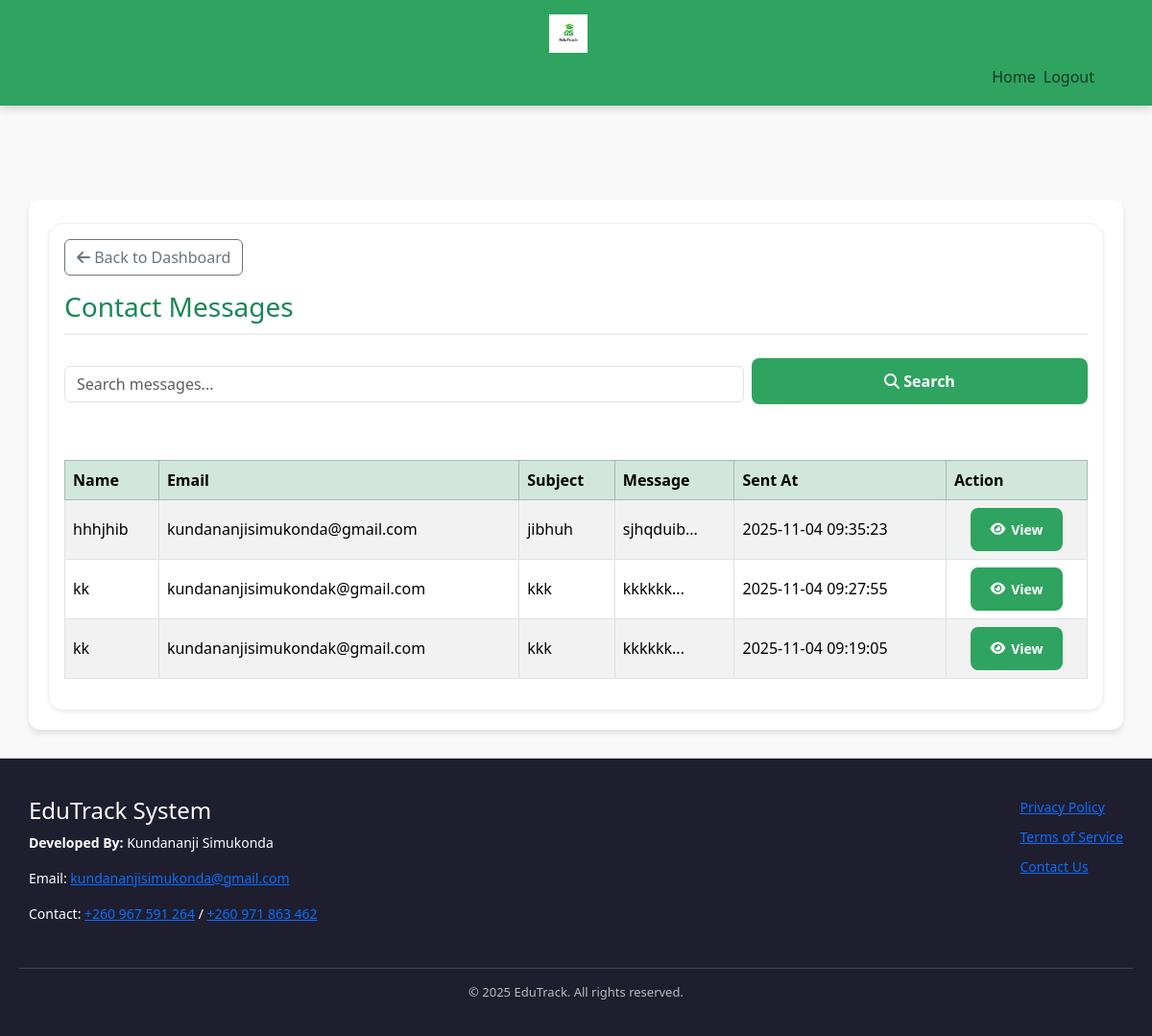
The page /pages/admin/contact_messages.php (signed in) on the database its author committed.
### tables this page shows
CREATE TABLE `contact_messages` (
  `id` int(11) UNSIGNED NOT NULL,
  `name` varchar(255) NOT NULL,
  `email` varchar(255) NOT NULL,
  `subject` varchar(255) NOT NULL,
  `message` text NOT NULL,
  `created_at` timestamp NOT NULL DEFAULT current_timestamp(),
  `updated_at` timestamp NOT NULL DEFAULT current_timestamp() ON UPDATE current_timestamp()
);

### pages/admin/contact_messages.php (the view, shortened to what this page needs)
<?php
require_once '../../includes/db.php';
$search = $_GET['search'] ?? '';
$searchSQL = '';
$params = [];
$stmt = $pdo->prepare("SELECT * FROM contact_messages $searchSQL ORDER BY created_at DESC");
$stmt->execute($params);
$messages = $stmt->fetchAll();
?>
<!DOCTYPE html>
<html lang="en">
<head>
<link href="https://cdn.jsdelivr.net/npm/bootstrap@5.3.2/dist/css/bootstrap.min.css" rel="stylesheet">
<link rel="stylesheet" href="https://cdnjs.cloudflare.com/ajax/libs/font-awesome/6.4.0/css/all.min.css">
<link rel="stylesheet" href="css/dashboard.css">
</head>
<body>
<?php require_once '../../includes/admin_navbar.php'; ?>
<div class="container dashboard-container mt-5 pt-4">
    <div class="card shadow-sm rounded-4">
        <div class="card-body">
            <div class="d-flex justify-content-between mb-3">
                <a href="dashboard.php" class="btn btn-outline-secondary"><i class="fas fa-arrow-left"></i> Back to Dashboard</a>
            </div>
            <h1 class="mb-4 text-success">Contact Messages</h1>
    <form method="GET" action="" class="row g-2 mb-4">
        <div class="col-md-8">
            <input type="text" name="search" class="form-control" placeholder="Search messages..." value="<?= htmlspecialchars($search) ?>">
        </div>
        <div class="col-md-4">
            <button type="submit" class="btn btn-success w-100"><i class="fas fa-search"></i> Search</button>
        </div>
    </form>
    <div class="table-responsive">
        <table class="table table-striped table-bordered align-middle">
            <thead class="table-success text-success">
                <tr>
                    <th>Name</th>
                    <th>Email</th>
                    <th>Subject</th>
                    <th>Message</th>
                    <th>Sent At</th>
                    <th>Action</th>
                </tr>
            </thead>
            <tbody>
                <?php if ($messages): ?>
                    <?php foreach ($messages as $msg): ?>
                        <tr>
                            <td><?= htmlspecialchars($msg['name']) ?></td>
                            <td><?= htmlspecialchars($msg['email']) ?></td>
                            <td><?= htmlspecialchars($msg['subject']) ?></td>
                            <td><?= htmlspecialchars(substr($msg['message'], 0, 50)) ?>...</td>
                            <td><?= $msg['created_at'] ?></td>
                            <td>
                                <button class="btn btn-primary btn-sm view-btn"
                                        data-id="<?= htmlspecialchars($msg['id']) ?>"
                                        data-name="<?= htmlspecialchars($msg['name']) ?>"
                                        data-email="<?= htmlspecialchars($msg['email']) ?>"
                                        data-subject="<?= htmlspecialchars($msg['subject']) ?>"
                                        data-message="<?= htmlspecialchars($msg['message']) ?>">
                                    <i class="fas fa-eye"></i> View
                                </button>
                            </td>
                        </tr>
                    <?php endforeach; ?>
                <?php else: ?>
                    <tr><td colspan="6" class="text-center">No messages found.</td></tr>
                <?php endif; ?>
            </tbody>
        </table>
            </div>
        </div>
    </div>
</div>
<?php require '../../includes/footer.php'; ?>
</body>
</html>

### pages/admin/css/dashboard.css (style rules this page uses)
:root { --primary-color: #2fa360; --primary-hover: #28a745; --danger-color: #dc3545; --danger-hover: #c82333; --background-light: #f9f9f9; --background-dark: #1e1e2f; --text-color: #000000; --text-light: #fff; --text-muted: #777; --border-color: #ddd; --border-light: #eee; --container-width: min(1200px, 95vw); --padding-sm: clamp(0.5rem, 2vw, 10px); --padding-md: clamp(1rem, 3vw, 20px); --padding-lg: clamp(2rem, 5vw, 40px); --gap-md: clamp(1rem, 3vw, 20px); --border-radius-sm: 8px; --border-radius-lg: 12px; --box-shadow-sm: 0 4px 6px rgba(0,0,0,0.1); --box-shadow-lg: 0 8px 12px rgba(0,0,0,0.15); --mobile-breakpoint: 768px; --transition-fast: 0.15s ease; --transition-base: 0.3s ease; --transition-slow: 0.5s ease; }
*, *::before, *::after { box-sizing: border-box; }
html, body { height: 100%; margin: 0; font-family: 'Segoe UI', Tahoma, Geneva, Verdana, sans-serif; color: var(--text-color); background-color: var(--background-light); display: flex; flex-direction: column; padding-top: 80px; scroll-behavior: smooth; }
.container { display: flex; flex-direction: column; justify-content: center; width: 100%; max-width: var(--container-width); margin-inline: auto; padding-inline: var(--padding-md); }
.dashboard-container { flex: 1 0 auto; max-width: var(--container-width); margin: clamp(1rem, 4vw, 30px) auto; padding: var(--padding-md); background-color: #fff; border-radius: var(--border-radius-lg); box-shadow: var(--box-shadow-sm); animation: fadeInUp 0.6s ease; }
.dashboard-container h1, .dashboard-container h2 { color: var(--primary-color); margin-bottom: var(--padding-md); }
.dashboard-container h1 { font-size: clamp(1.5rem, 4vw, 28px); border-bottom: 2px solid var(--border-light); padding-bottom: 10px; }
.btn-primary, .btn-danger, .download-btn, .action-btn, .back-link { border: none; border-radius: var(--border-radius-sm); cursor: pointer; font-weight: 600; transition: all var(--transition-base); text-decoration: none; display: inline-flex; align-items: center; gap: 6px; position: relative; overflow: hidden; }
.btn-primary::before, .btn-danger::before, .download-btn::before { content: ''; position: absolute; top: 50%; left: 50%; width: 0; height: 0; background: rgba(255, 255, 255, 0.2); border-radius: 50%; transition: all 0.6s ease; transform: translate(-50%, -50%); }
.btn-primary, .view-btn, .start-session-btn { background-color: var(--primary-color) !important; color: var(--text-light) !important; border-color: var(--primary-color) !important; padding: 12px 20px; }
form input, form select, form textarea { width: 100%; padding: 10px 14px; margin: 8px 0 16px 0; border-radius: var(--border-radius-sm); border: 2px solid var(--border-color); font-size: 14px; transition: all var(--transition-fast); color: #000000; background: white; }
form button[type="submit"] { background-color: var(--primary-color); color: var(--text-light); padding: 12px 20px; border: none; border-radius: var(--border-radius-sm); cursor: pointer; font-weight: 600; transition: all var(--transition-base); }
.data-table, table { width: 100%; border-collapse: collapse; margin-top: 20px; }
.data-table th, .data-table td, table th, table td { padding: 12px 15px; text-align: left; border-bottom: 1px solid var(--border-light); color: #000000; transition: background-color var(--transition-fast); }
.data-table thead, table thead { background-color: var(--border-light); }
.data-table th, table th { font-weight: bold; color: #000000; }
.data-table td:last-child, table td:last-child { text-align: center; }
.btn-success, .bg-success { background-color: var(--primary-color) !important; border-color: var(--primary-color) !important; }
.table thead { background-color: var(--primary-color) !important; color: var(--text-light) !important; }
.card { border-radius: var(--border-radius-lg); box-shadow: var(--box-shadow-sm); border: 1px solid var(--border-light); transition: all var(--transition-base); }
.card-body { color: #000000; }
.container-fluid, .container { max-width: var(--container-width); }

### rows shown on the page
contact_messages: name "hhhjhib", email "kundananjisimukonda@gmail.com", subject "jibhuh", message "sjhqduib", created_at "2025-11-04 09:35:23"
contact_messages: name "kk", email "kundananjisimukondak@gmail.com", subject "kkk", message "kkkkkk", created_at "2025-11-04 09:27:55"
contact_messages: name "kk", email "kundananjisimukondak@gmail.com", subject "kkk", message "kkkkkk", created_at "2025-11-04 09:19:05"
